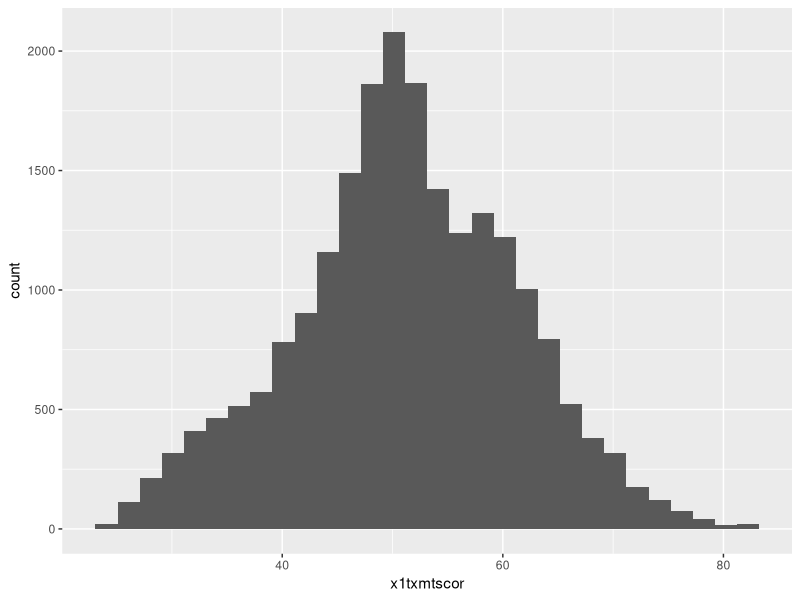
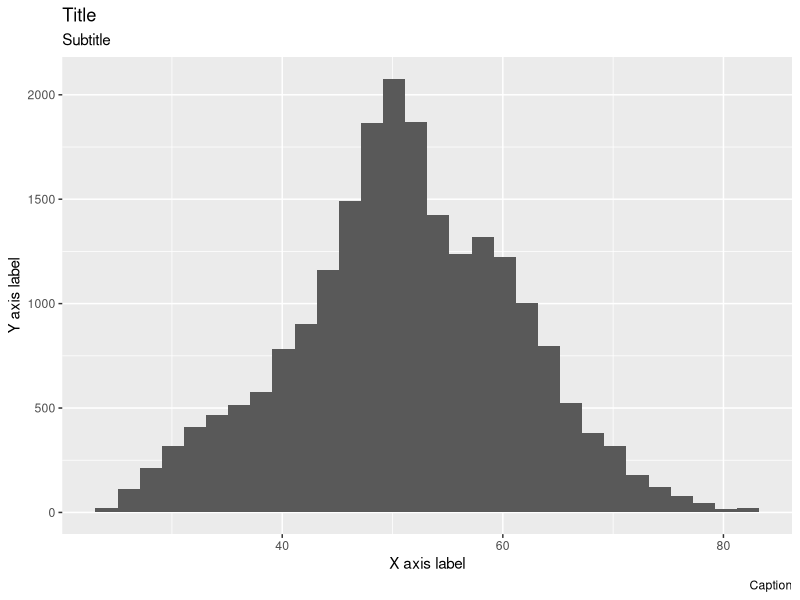
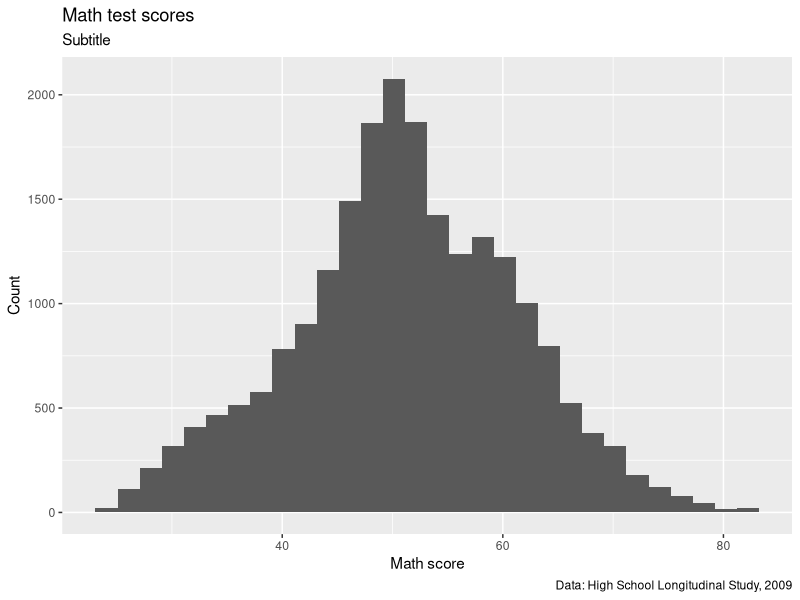
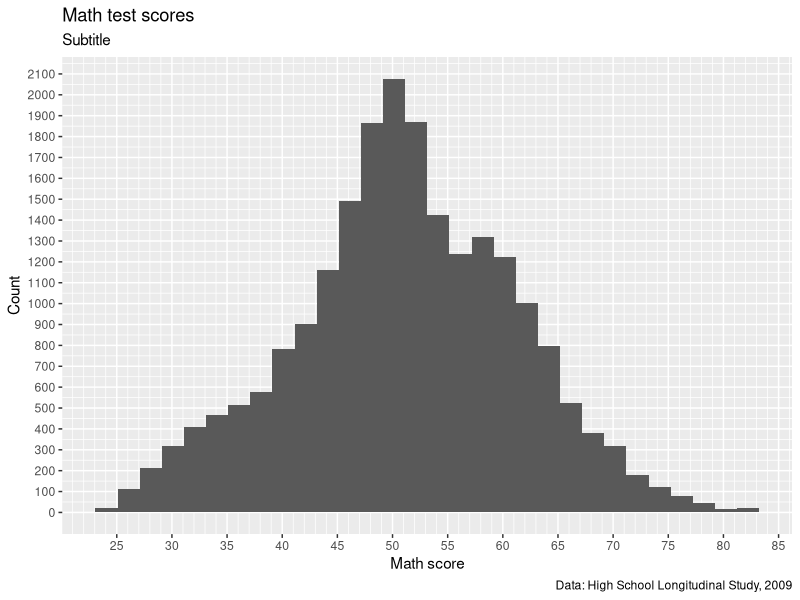
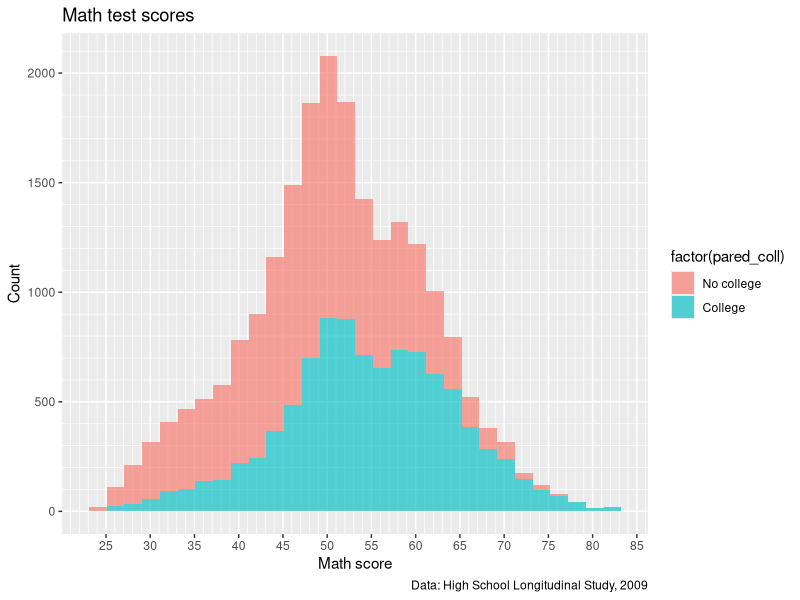
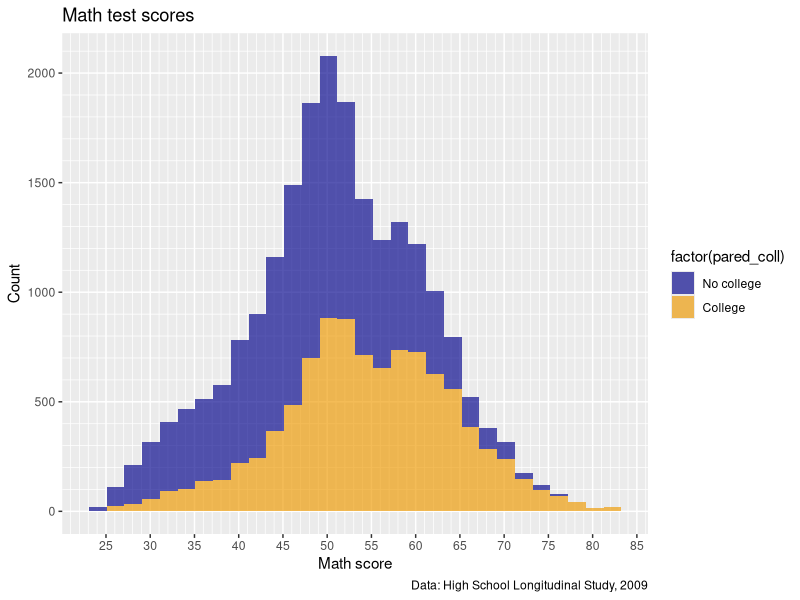
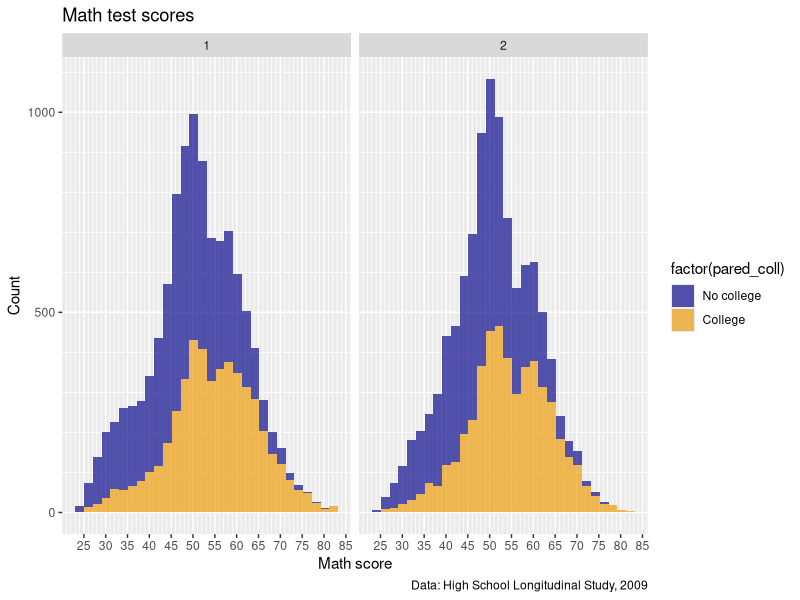
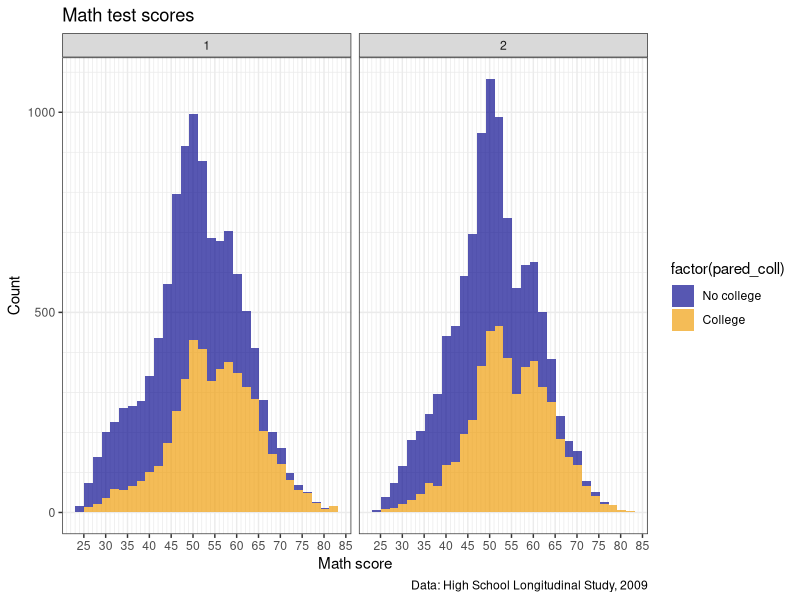

These charts were generated, in order, by the following R code:
## -----------------------------------------------------------------------------
##
##' [PROJ: EDH 7916]
##' [FILE: Data visualization with ggplot2 - Customization]
##' [INIT: 9 March 2020]
##' [AUTH: Benjamin Skinner @btskinner]
##' [EDIT: Matt Capaldi @ttalVlatt]
##
## -----------------------------------------------------------------------------

## ---------------------------
##' [Libraries]
## ---------------------------

library(tidyverse)
library(patchwork)

## ---------------------------
##' [Input data]
## ---------------------------

df <- read_csv(file.path("data", "hsls-small.csv"))

## -----------------------------------------------------------------------------
##' [Initial plain plot]
## -----------------------------------------------------------------------------

## Drop missing values for math test score
df <- df |>
  filter(x1txmtscor != -8)

## create histogram using ggplot
p <- ggplot(data = df) +
  geom_histogram(mapping = aes(x = x1txmtscor))

## show
p

## -----------------------------------------------------------------------------
##' [Titles and captions]
## -----------------------------------------------------------------------------

## Add placeholder titles/labels/captions
p <- p +
  labs(title = "Title",
       subtitle = "Subtitle",
       caption = "Caption",
       x = "X axis label",
       y = "Y axis label")

## show 
p

## create histogram using ggplot
p <- p +
  labs(title = "Math test scores",
       caption = "Data: High School Longitudinal Study, 2009",
       x = "Math score",
       y = "Count")

## show 
p



## -----------------------------------------------------------------------------
##' [Axis formatting]
## -----------------------------------------------------------------------------

## create histogram using ggplot
p <- p +
    scale_x_continuous(breaks = seq(from = 0, to = 100, by = 5),
                     minor_breaks = seq(from = 0, to = 100, by = 1)) +
  scale_y_continuous(breaks = seq(from = 0, to = 2500, by = 100),
                     minor_breaks = seq(from = 0, to = 2500, by = 50))

## show 
p

p <- p +
    scale_y_continuous(breaks = seq(from = 0, to = 2500, by = 500),
                     minor_breaks = seq(from = 0, to = 2500, by = 100))


## -----------------------------------------------------------------------------
##' [Legend labels]
## -----------------------------------------------------------------------------

## add indicator that == 1 if either parent has any college
df <- df |>
  mutate(pared_coll = ifelse(x1paredu >= 3, 1, 0),
         pared_coll = factor(pared_coll,
                             levels = c(0,1),
                             labels = c("No college", "College")))


p2 <- ggplot(data = df) +
  geom_histogram(mapping = aes(x = x1txmtscor,
                               fill = factor(pared_coll)),
                 alpha = 0.66) +
  ## Below here is just what we had added to p in previous steps
  labs(title = "Math test scores",
       caption = "Data: High School Longitudinal Study, 2009",
       x = "Math score",
       y = "Count") +
      scale_x_continuous(breaks = seq(from = 0, to = 100, by = 5),
                     minor_breaks = seq(from = 0, to = 100, by = 1)) +
    scale_y_continuous(breaks = seq(from = 0, to = 2500, by = 500),
                     minor_breaks = seq(from = 0, to = 2500, by = 100))

## show 
p2



## ---------------------------
##' [Color Scales]
## ---------------------------

## create histogram using ggplot
p2 <- p2 +
  scale_fill_manual(values = c("blue4", "orange2"))

## show 
p2

## Add a facet wrap for region
p2 <- p2 +
  facet_wrap(~x1sex)

## show 
p2





## -----------------------------------------------------------------------------
##' [Preset themes]
## -----------------------------------------------------------------------------

## create histogram using ggplot
p2 <- p2 +
  theme_bw()

## show 
p2


p2 <- p2 +
  theme_linedraw()

## show 
p2


p2 <- p2 +
  theme(axis.ticks.x = element_line(linewidth = 0.8,
                                    lineend = "round"))

## show 
p2

## -----------------------------------------------------------------------------
##' [Multiple plots with patchwork]
## -----------------------------------------------------------------------------

## Make a nice looking second plot of math scores by by parental education
p3 <- ggplot(df) +
  geom_boxplot(mapping = aes(x = pared_coll,
                             y = x1txmtscor,
                             fill = pared_coll),
               alpha = 0.66) +
  scale_fill_viridis_d(option = "magma", begin = 0.2, end = 0.8) +
  labs(x = NULL,
       y = "Math Score",
       fill = "Parental Education") +
  theme_linedraw()

## show
p3

## use plus sign for side by side
p2 + p3

p2 / p3

p2 <- p2 +
  scale_fill_viridis_d(option = "magma", begin = 0.2, end = 0.8)

p2 / p3

p2 / p3 + plot_layout(design = "AAAAA
                                #BBB#")

p2 / p3 + guide_area() + plot_layout(design = "AAAAA
                                               BBBCC",
                                     guides= "collect")



p2 / p3 + guide_area() + plot_layout(design = "AAAAA
                                               BBBCC",
                                     guides= "collect") +
  plot_annotation(title = "Math Test Scores Differences by Parental Education",
                  caption = "Data: High School Longitudinal Study, 2009")

patch <- p2 / p3 + guide_area() + plot_layout(design = "AAAAA
                                               BBBCC",
                                     guides= "collect") +
  plot_annotation(title = "Math Test Scores Differences by Parental Education",
                  caption = "Data: High School Longitudinal Study, 2009")


## -----------------------------------------------------------------------------
##' *END SCRIPT*
## -----------------------------------------------------------------------------

# NA
